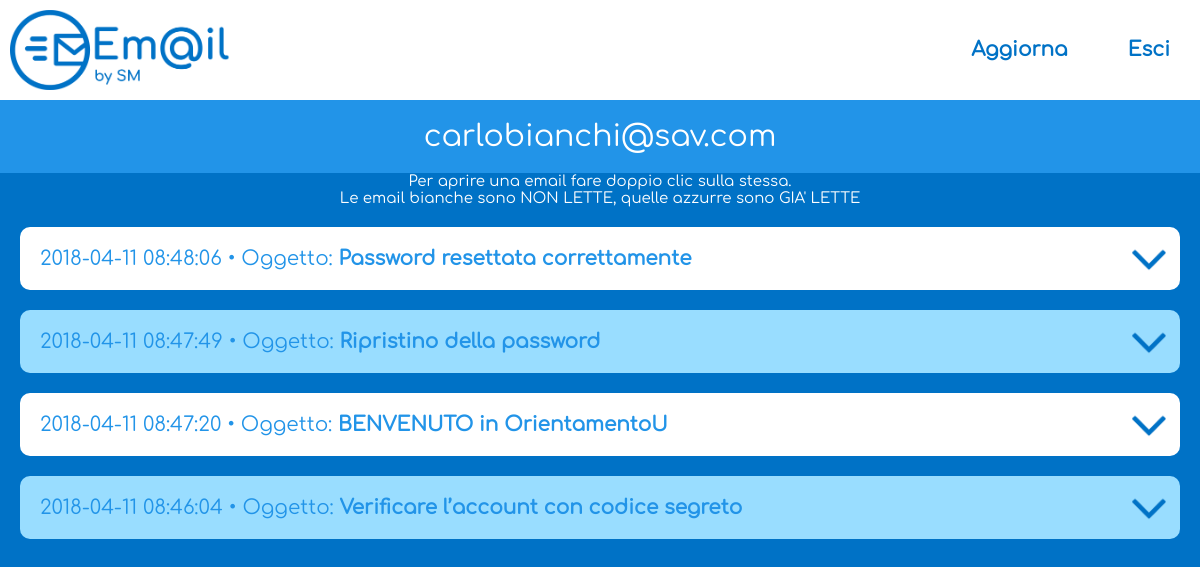
/email/index.php?email=carlobianchi@sav.com, run on the app's committed database.
### tables this page shows
CREATE TABLE `mail` (
  `id` int(11) NOT NULL,
  `email` varchar(100) NOT NULL,
  `email_da` varchar(100) NOT NULL,
  `data` datetime NOT NULL,
  `oggetto` varchar(100) NOT NULL,
  `messaggio` mediumtext NOT NULL,
  `letta` varchar(2) NOT NULL DEFAULT 'no'
);

### email/index.php (the view, shortened to what this page needs)
<html>
    <head>
        <?php include_once($_SERVER ['DOCUMENT_ROOT']."/OrientamentoU/email/header.php"); ?>
    </head>
    <body>
        <div id="body">
            <?php
            $accesso=false;
            $errore=false;
            if(isset($_GET["email"]))
            {
                $c=new mysqli("localhost","root","","orientamento");
                $c->set_charset("utf8");
                $sql="SELECT * FROM utenti WHERE email='".$_GET["email"]."'";
                $r=$c->query($sql);
                if($r->num_rows>0)
                {
                    $accesso=true;
                }else $errore=true;
            }
            if(!$accesso)
            {
            ?>
                <div id="login">
                    <form method="get" action="">
                        <?php if($errore) echo "<font class='errore'>Errore: Email non corretta!</font><br><br>"; ?>
                        <input type="email" class="txtbox" placeholder="Email" name="email" required />
                        <br/>
                        <br/>
                        <input type="submit" class="bttbox" value="Accedi" />
                    </form>
                </div>
            <?php
            }
            else
            {
            ?>
                <div id="logged"><?php echo $_GET["email"]; ?></div>
                <center><small>Per aprire una email fare doppio clic sulla stessa.<br>Le email bianche sono NON LETTE, quelle azzurre sono GIA' LETTE</small></center>
                <?php
                    $c=new mysqli("localhost","root","","orientamento");
                    $c->set_charset("utf8");
                    $sql="SELECT * FROM mail WHERE email='".$_GET["email"]."' ORDER BY data DESC";
                    $r=$c->query($sql);
                    if($r->num_rows>0)
                    {
                        $cont=0;
                        while($riga=$r->fetch_assoc())
                        {
                            ?>
                            <div class="messaggio" <?php if($riga["letta"]=="si"){ echo "id='letto'"; } ?> ondblclick="espandi('<?php echo $cont; ?>');lettura_mail('<?php echo $riga["id"]."','".$cont; ?>');">
                                <?php echo $riga["data"]." • Oggetto: <b>".$riga["oggetto"]."</b>"; ?>
                            </div>
                            <?php
                            $cont++;
                        }
                    }else{ echo "Non è disponibile alcuna mail!"; }
                ?>
            <?php
            }
            ?>
        </div>
        <?php include_once($_SERVER ['DOCUMENT_ROOT']."/OrientamentoU/email/menu.php"); ?>
    </body>
</html>

### email/header.php (shortened to what this page needs)
<link href="./style.css" type="text/css" rel="stylesheet" />

### email/menu.php
<div id="superiore">
    <div id="icona">
        <img src="./img/scritta.png" />
    </div><div id="voci">
        <?php
        if($accesso)
        {
            echo '<input type="button" class="button_menu" value="Aggiorna" onclick="location.href=\'http://localhost/OrientamentoU/email/?email='.$_GET["email"].'\'" /><input type="button" class="button_menu" value="Esci" onclick="location.href=\'http://localhost/OrientamentoU/email/\'" />';
        }
        ?>
    </div>
</div>

### email/style.css (style rules this page uses)
body { background-color:#0072C6; color:white; font-size:18px; font-family:Comformaa,sans-serif; }
#body { margin-top:100px; background-color:transparent; margin-left:-8px; margin-right:-8px; font-family:inherit; }
#superiore { background-color:white; color:darkred; height:100px; position:fixed; top:0px; right:0px; left:0px; text-align:center; font-family:inherit; z-index:999; }
#icona { width:30%; height:100px; transition:0.5s; text-align:left; display:inline-block; position:relative; }
#icona img { width:auto; height:80px; margin:10px; }
#voci { width:70%; display:inline-block; height:100%; text-align:right; position:relative; top:-44px; }
.button_menu { background-color:white; border:0px solid #0072C6; color:#0072C6; font:inherit; height:100%; padding-left:30px; padding-right:30px; font-weight:bold; font-size:20px; cursor:pointer; transition:0.5s; }
#logged { width:100%; text-align:center; font:inherit; font-size:30px; color:white; background-color:#2294E8; padding-top:20px; padding-bottom:20px; }
.messaggio { width:auto; margin:20px; cursor:pointer; background-color:white; color:#2294E8; border-radius:10px; font:inherit; font-size:20px; padding:20px; padding-right:60px; background-repeat:no-repeat; background-size:60px 60px; background-position:right center; background-image:url("./img/espandi.png"); transition:0.5s; }
#letto { background-color:#99DDFF; }

### data on the page
mail: data "2018-04-11 08:48:06", oggetto "Password resettata correttamente"
mail: data "2018-04-11 08:47:49", oggetto "Ripristino della password"
mail: data "2018-04-11 08:47:20", oggetto "BENVENUTO in OrientamentoU"
mail: data "2018-04-11 08:46:04", oggetto "Verificare l’account con codice segreto"

### other printed values
$_GET["email"] "carlobianchi@sav.com"
